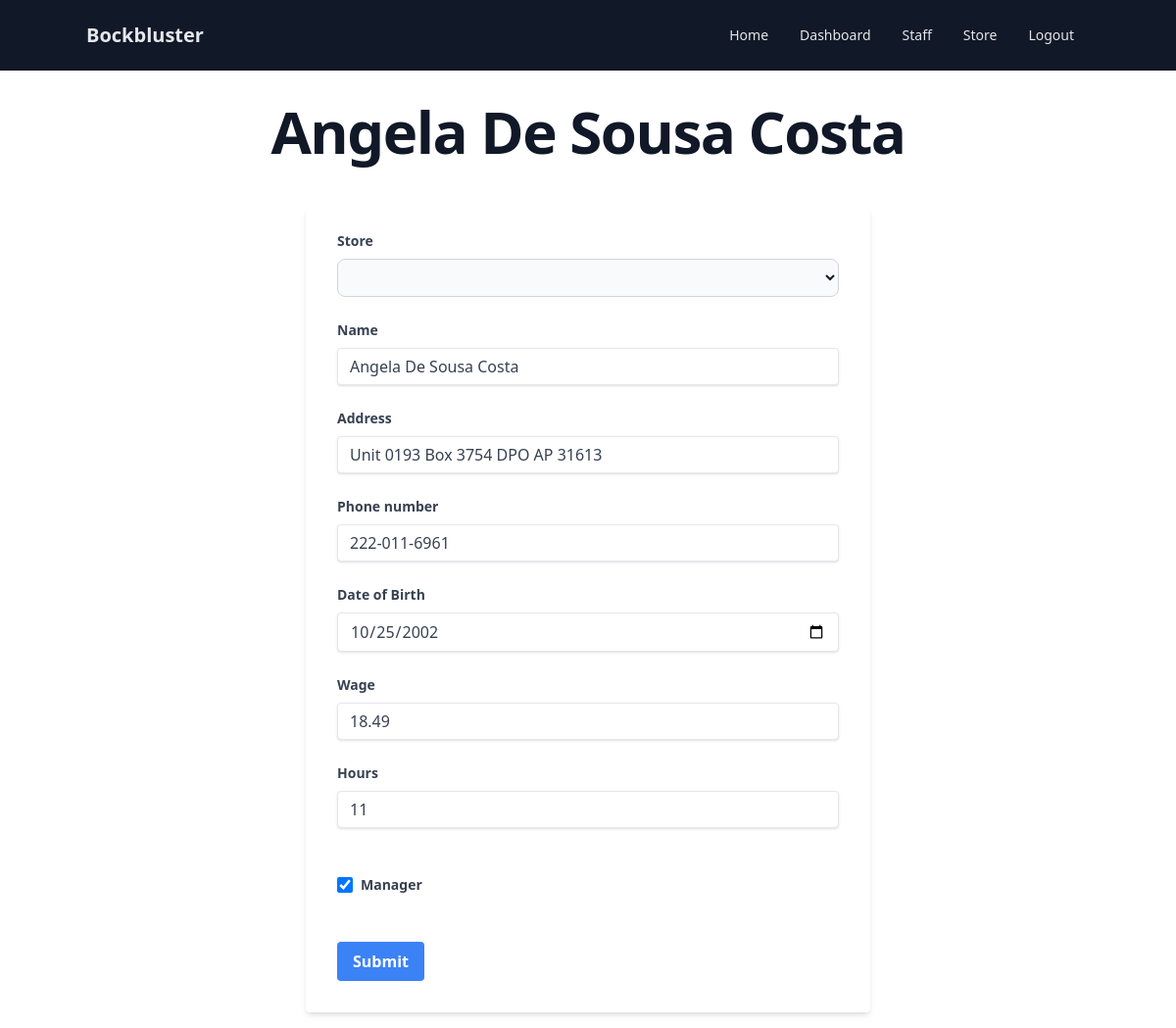
Screenshot of /update_staff_form.php?ID=1 (signed in) with the database file from the repository.
### tables this page shows
create table STAFF(
    ID int auto_increment,
    SID int,
    name varchar(100),
    username varchar(100),
    password varchar(255),
    address varchar(100),
    phone varchar(20),
    dob date,
    wage float(2),
    hours int unsigned,
    manager boolean,
    primary key (ID),
    foreign key (SID) references STORE(SID)
);

### compatibility/fetch.php (called while the page is built)
<?php
    function get($statement)
    {
        $collection = array();
        $count = $statement->num_rows;
        if ($count > 0)
        {
            while ($row = fetch($statement))
            {
                array_push($collection, $row);
            }
            $count = count($collection);
            if ($count > 0)
                return $collection;
            return null;
        }
        return null;
    }
    function fetch($statement)
    {
        if ($statement->num_rows > 0)
        {
            $metadata = $statement->result_metadata();
            $result = array();
            $parameters = array();
            while ($field = $metadata->fetch_field())
            {
                $parameters[] = &$result[$field->name];
            }
            call_user_func_array(
                array($statement, "bind_result"),
                $parameters
            );
            $row = $statement->fetch();
            if ($row)
                return $result;
        }
        return null;
    }
?>

### update_staff_form.php (the view, shortened to what this page needs)
<?php
    include_once("connection.php");
    include_once "compatibility/fetch.php";
    include_once("component/header.php");
    $ID = isset($_GET["ID"]);
    if ($ID) {
        $sql = "select * from STAFF where ID=?";
        $statement = $connection->prepare($sql);
        $statement->bind_param("s", $_GET["ID"]);
        $statement->execute();
        $statement->store_result();
        $employee = fetch($statement);
        $manager = $employee["manager"] ? "checked" : "";
    } else {
        echo "Please enter a staff ID to update.";
        return;
    }
    $sql = "select name, SID from STORE";
    $statement = $connection->prepare($sql);
    $statement->execute();
    $statement->store_result();
    $stores = get($statement);
    $row = isset($stores);
?>
<main>
    <h1 class="mt-8 mb-12 text-4xl font-extrabold tracking-tight leading-none text-gray-900 md:text-5xl lg:text-6xl">
        <a href="update_staff_form.php?ID=<?= $employee["ID"]; ?>"><?= $employee["name"]; ?></a>
    </h1>
    <div class="flex items-center justify-center h-fit">
        <div class="w-full max-w-xl">
            <form action="update_staff.php" method=post class="bg-white shadow-md rounded px-8 pt-6 pb-8 mb-4">
                <?php if ($row): ?>
                    <div class="mb-6">
                        <label class="block text-gray-700 text-sm font-bold mb-2" for="SID">Store</label>
                        <select id="SID" name="SID" class="py-2 px-3 bg-gray-50 border border-gray-300 text-gray-900 text-sm rounded-lg focus:ring-blue-500 focus:border-blue-500 block w-full p-2.5" required>
                            <option selected disabled hidden></option>
                            <?php foreach($stores as $store): ?>
                                <option value=<?= $store["SID"]; ?>><?= $store["name"]; ?></option>
                            <?php endforeach; ?>
                        </select>
                    </div>
                <?php endif; ?>
                <div class="mb-6">
                    <label class="block text-gray-700 text-sm font-bold mb-2" for="name">Name</label>
                    <input class="shadow appearance-none border rounded w-full py-2 px-3 text-gray-700 leading-tight focus:outline-none focus:shadow-outline" id="name" name="name" type="text" value="<?= $employee["name"]; ?>" placeholder="John Doe" required>
                </div>
                <div class="mb-6">
                    <label class="block text-gray-700 text-sm font-bold mb-2" for="dob">Address</label>
                    <input class="shadow appearance-none border rounded w-full py-2 px-3 text-gray-700 leading-tight focus:outline-none focus:shadow-outline" id="address" name="address" type="text" value="<?= $employee["address"]; ?>" placeholder="123 Street NW, Lethbridge, AB" required>
                </div>
                <div class="mb-6">
                    <label class="block text-gray-700 text-sm font-bold mb-2" for="phone">Phone number</label>
                    <input class="shadow appearance-none border rounded w-full py-2 px-3 text-gray-700 leading-tight focus:outline-none focus:shadow-outline" id="phone" name="phone" type="tel" value="<?= $employee["phone"]; ?>" placeholder="403-555-5555" required>
                </div>
                <div class="mb-6">
                    <label class="block text-gray-700 text-sm font-bold mb-2" for="dob">Date of Birth</label>
                    <input class="shadow appearance-none border rounded w-full py-2 px-3 text-gray-700 leading-tight focus:outline-none focus:shadow-outline" id="dob" name="dob" type="date" value="<?= $employee["dob"]; ?>" placeholder="1975-01-01" required>
                </div>
                <div class="mb-6">
                    <label class="block text-gray-700 text-sm font-bold mb-2" for="wage">Wage</label>
                    <input class="shadow appearance-none border rounded w-full py-2 px-3 text-gray-700 leading-tight focus:outline-none focus:shadow-outline" id="wage" name="wage" type="text" value="<?= $employee["wage"]; ?>" placeholder="14.00" required>
                </div>
                <div class="mb-12">
                    <label class="block text-gray-700 text-sm font-bold mb-2" for="hours">Hours</label>
                    <input class="shadow appearance-none border rounded w-full py-2 px-3 text-gray-700 leading-tight focus:outline-none focus:shadow-outline" id="hours" name="hours" type="text" value="<?= $employee["hours"]; ?>" placeholder="8" required>
                </div>
                <div class="mb-12">
                    <div class="flex items-center">
                        <input id="manager" name="manager" type="checkbox" <?= $manager; ?> class="w-4 h-4 text-blue-600 bg-gray-100 rounded border-gray-300 focus:ring-blue-500">
                        <label for="manager" class="ml-2 text-gray-700 text-sm font-bold">Manager</label>
                    </div>
                </div>
                <div class="flex items-center">
                    <button class="bg-blue-500 hover:bg-blue-700 text-white font-bold py-2 px-4 rounded focus:outline-none focus:shadow-outline" type=submit name="submit">Submit</button>
                </div>
            </form>
        </div>
    </div>
</main>
<?php
    include_once("component/footer.php");
?>

### css/index.css (style rules this page uses)
h1 { text-align: center; }

### rows the page displays
staff: name "Angela De Sousa Costa", address "Unit 0193 Box 3754 DPO AP 31613", phone "222-011-6961", dob "10/25/2002", wage "18.49", hours "11"
